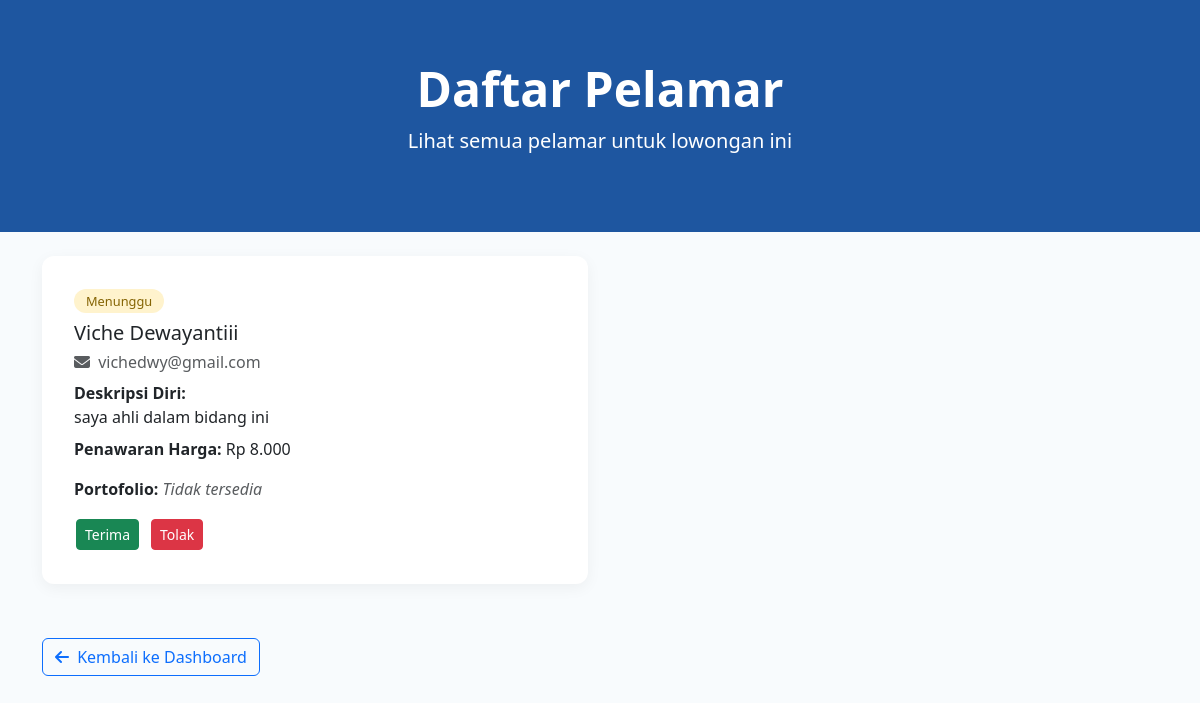
/view_applicants.php?id_lowongan=1 (signed in), run on the app's committed database.
### tables this page shows
CREATE TABLE `daftar_lowongan` (
  `id_lamaran` bigint(20) UNSIGNED NOT NULL,
  `user_id` bigint(20) UNSIGNED NOT NULL,
  `id_lowongan` bigint(20) UNSIGNED NOT NULL,
  `deskripsi_diri` text DEFAULT NULL,
  `portofolio` varchar(255) NOT NULL,
  `penawaran_harga` decimal(12,2) DEFAULT NULL,
  `created_at` timestamp NOT NULL DEFAULT current_timestamp(),
  `updated_at` timestamp NOT NULL DEFAULT current_timestamp() ON UPDATE current_timestamp(),
  `status_lamaran` enum('menunggu','diterima','ditolak') DEFAULT 'menunggu'
);

CREATE TABLE `users` (
  `user_id` bigint(20) UNSIGNED NOT NULL,
  `username` varchar(50) NOT NULL,
  `email` varchar(100) NOT NULL,
  `password_hash` varchar(255) NOT NULL,
  `full_name` varchar(100) NOT NULL,
  `phone_number` varchar(20) DEFAULT NULL,
  `profile_picture` varchar(255) DEFAULT NULL,
  `bio` text DEFAULT NULL,
  `is_seller` tinyint(1) DEFAULT 0,
  `rating` decimal(3,2) DEFAULT 0.00,
  `balance` decimal(12,2) DEFAULT 0.00,
  `created_at` timestamp NOT NULL DEFAULT current_timestamp(),
  `updated_at` timestamp NOT NULL DEFAULT current_timestamp()
);

### view_applicants.php (the view, shortened to what this page needs)
<?php
include 'connection_db.php';
$id_lowongan = $_GET['id_lowongan'];
$sql = "SELECT dl.id_lamaran, u.full_name, u.email, dl.deskripsi_diri, dl.penawaran_harga, dl.status_lamaran, dl.portofolio
        FROM daftar_lowongan dl
        JOIN users u ON dl.user_id = u.user_id
        WHERE dl.id_lowongan = ?";
$stmt = $conn->prepare($sql);
$stmt->bind_param("i", $id_lowongan);
$stmt->execute();
$result = $stmt->get_result();
?>
<!DOCTYPE html>
<html lang="id">
<head>
    <link href="https://cdn.jsdelivr.net/npm/bootstrap@5.3.2/dist/css/bootstrap.min.css" rel="stylesheet">
    <link href="https://cdnjs.cloudflare.com/ajax/libs/font-awesome/6.4.0/css/all.min.css" rel="stylesheet">
</head>
<body>
    <div class="hero-section">
        <div class="container">
            <h1 class="display-5 fw-bold">Daftar Pelamar</h1>
            <p class="lead">Lihat semua pelamar untuk lowongan ini</p>
        </div>
    </div>
    <div class="container py-4">
        <?php if ($result->num_rows > 0): ?>
            <div class="row">
                <?php while ($row = $result->fetch_assoc()): ?>
                    <?php
                        $status = $row['status_lamaran'] ?? 'menunggu';
                        $badgeClass = 'status-pending';
                        $statusText = 'Menunggu';
                        $portofolio_path = 'asset/portofolio/' . $row['portofolio'];
                    ?>
                    <div class="col-md-6">
                        <div class="card p-3">
                            <div class="card-body">
                                <span class="badge <?= $badgeClass ?>"><?= $statusText ?></span>
                                <h5 class="card-title mt-2"><?= htmlspecialchars($row['full_name']) ?></h5>
                                <h6 class="text-muted mb-2"><i class="fa-solid fa-envelope me-1"></i> <?= htmlspecialchars($row['email']) ?></h6>
                                <p class="mb-2"><strong>Deskripsi Diri:</strong><br><?= nl2br(htmlspecialchars($row['deskripsi_diri'])) ?></p>
                                <p><strong>Penawaran Harga:</strong> Rp <?= number_format($row['penawaran_harga'], 0, ',', '.') ?></p>
                                <?php if (!empty($row['portofolio']) && file_exists($portofolio_path)): ?>
                                    <p>
                                        <strong>Portofolio:</strong><br>
                                        <a href="<?= $portofolio_path ?>" class="portofolio-link" target="_blank">Lihat</a> |
                                        <a href="<?= $portofolio_path ?>" download class="portofolio-link">Unduh</a>
                                    </p>
                                <?php else: ?>
                                    <p><strong>Portofolio:</strong> <em class="text-muted">Tidak tersedia</em></p>
                                <?php endif; ?>
                                <div class="d-flex gap-2 mt-3">
                                    <?php if ($status === 'menunggu'): ?>
                                        <a href="riwayat_unggah.php?action=accept&id_pelamar=<?= $row['id_lamaran'] ?>&id_lowongan=<?= $id_lowongan ?>" class="btn btn-success btn-sm">Terima</a>
                                        <a href="riwayat_unggah.php?action=reject&id_pelamar=<?= $row['id_lamaran'] ?>&id_lowongan=<?= $id_lowongan ?>" class="btn btn-danger btn-sm">Tolak</a>
                                    <?php else: ?>
                                        <span class="text-muted"><em>Aksi tidak tersedia</em></span>
                                    <?php endif; ?>
                                </div>
                            </div>
                        </div>
                    </div>
                <?php endwhile; ?>
            </div>
        <?php else: ?>
            <div class="alert alert-warning">Belum ada pelamar untuk lowongan ini.</div>
        <?php endif; ?>
        <a href="index_poster.php" class="btn btn-outline-primary mt-4"><i class="fa-solid fa-arrow-left me-1"></i> Kembali ke Dashboard</a>
    </div>
</body>
</html>

### view_applicants.php (style rules this page uses)
:root { --primary-color: #1e56a0; --accent-color: #4DA6FF; --light-bg: #f8fbfd; --border-radius: 12px; --box-shadow: 0 4px 15px rgba(0, 0, 0, 0.05); }
body { background-color: var(--light-bg); font-family: 'Segoe UI', Tahoma, Geneva, Verdana, sans-serif; }
.hero-section { background-color: var(--primary-color); padding: 60px 0; color: white; text-align: center; }
.card { border: none; border-radius: var(--border-radius); box-shadow: var(--box-shadow); margin-bottom: 30px; }
.badge { padding: 6px 12px; font-size: 0.8rem; font-weight: 500; border-radius: 20px; }
.status-pending { background-color: #FFF3CD; color: #856404; }
.btn-sm { margin: 2px; }

### data on the page
daftar_lowongan: statusText "Menunggu", user.full_name "Viche Dewayantiii", user.email "vichedwy@gmail.com", deskripsi_diri "saya ahli dalam bidang ini", penawaran_harga "8.000", shows "Portofolio:"
